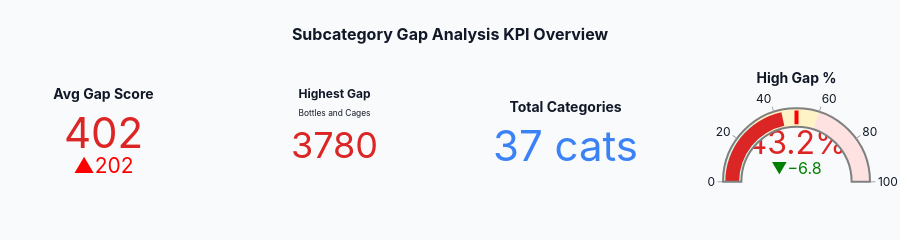

Notebook code cell kept with this figure:
### Markdown cell above
## Phase 5: Key Performance Indicators (Subcategory Level)

Calculate and display critical business metrics at subcategory level in a professional dashboard-style layout following industry best practices.

### Code cell
kpis = calculate_kpis(gap_summary)
kpi_fig = create_kpi_cards(kpis)
kpi_fig.update_layout(
    title=dict(text='<b>Subcategory Gap Analysis KPI Overview</b>')
)
kpi_fig.show()

print("\nKey Performance Indicators (Subcategory Level):")
print(f"  Average Gap Score: {kpis['avg_gap_score']}")
print(f"  Highest Gap Subcategory: {kpis['highest_gap_category']} ({kpis['highest_gap_value']})")
print(f"  Total Subcategories Analyzed: {kpis['total_categories']}")
print(f"  Subcategories with High/Critical Gap: {kpis['critical_high_count']} ({kpis['high_gap_pct']}%)")
print(f"  Total Supply: {kpis['total_supply']:,} units")
print(f"  Total Demand: {kpis['total_demand']:,} units")

print("\n\nTop 5 Categories by Number of Critical/High Gap Subcategories:")
critical_subcats = gap_summary[
    gap_summary['gap_status'].isin(['Critical Gap', 'High Gap'])
].groupby('parent_category').agg({
    'category': 'count',
    'gap_score': 'mean'
}).rename(columns={'category': 'critical_subcat_count', 'gap_score': 'avg_gap_score'})
critical_subcats = critical_subcats.sort_values('critical_subcat_count', ascending=False)
display(critical_subcats.head())

### Figure 1 — Plotly figure (JSON) as saved in the notebook; plotly's stock layout.template omitted (floating-point values rounded to 4 significant figures)
{"data": [{"delta": {"decreasing": {"color": "green"}, "increasing": {"color": "red"}, "reference": 200}, "domain": {"x": [0, 0.175], "y": [0, 1]}, "mode": "number+delta", "number": {"font": {"color": "#DC2626", "size": 42}, "suffix": ""}, "title": {"font": {"family": "Inter, -apple-system, BlinkMacSystemFont, \"Segoe UI\", Roboto, sans-serif", "size": 14}, "text": "<b>Avg Gap Score</b>"}, "type": "indicator", "value": 402.2}, {"domain": {"x": [0.275, 0.45], "y": [0, 1]}, "mode": "number", "number": {"font": {"color": "#DC2626", "size": 36}, "suffix": ""}, "title": {"font": {"family": "Inter, -apple-system, BlinkMacSystemFont, \"Segoe UI\", Roboto, sans-serif", "size": 12}, "text": "<b>Highest Gap</b><br><sub style='font-size:10px'>Bottles and Cages</sub>"}, "type": "indicator", "value": 3777.0}, {"domain": {"x": [0.55, 0.725], "y": [0, 1]}, "mode": "number", "number": {"font": {"color": "#3B82F6", "size": 42}, "suffix": " cats"}, "title": {"font": {"family": "Inter, -apple-system, BlinkMacSystemFont, \"Segoe UI\", Roboto, sans-serif", "size": 14}, "text": "<b>Total Categories</b>"}, "type": "indicator", "value": 37}, {"delta": {"decreasing": {"color": "green", "symbol": "▼"}, "increasing": {"color": "red", "symbol": "▲"}, "reference": 50}, "domain": {"x": [0.825, 1], "y": [0, 1]}, "gauge": {"axis": {"range": [0, 100], "tickcolor": "darkgray", "tickwidth": 1}, "bar": {"color": "#DC2626", "thickness": 0.75}, "bgcolor": "white", "bordercolor": "gray", "borderwidth": 2, "steps": [{"color": "#D1FAE5", "name": "Good", "range": [0, 30]}, {"color": "#FEF3C7", "name": "Warning", "range": [30, 60]}, {"color": "#FEE2E2", "name": "Critical", "range": [60, 100]}], "threshold": {"line": {"color": "red", "width": 4}, "thickness": 0.75, "value": 50}}, "mode": "gauge+number+delta", "number": {"font": {"color": "#DC2626", "size": 32}, "suffix": "%"}, "title": {"font": {"family": "Inter, -apple-system, BlinkMacSystemFont, \"Segoe UI\", Roboto, sans-serif", "size": 14}, "text": "<b>High Gap %</b>"}, "type": "indicator", "value": 43.2}], "layout": {"font": {"color": "#111827", "family": "Inter, -apple-system, BlinkMacSystemFont, \"Segoe UI\", Roboto, sans-serif", "size": 12}, "height": 220, "margin": {"b": 30, "l": 30, "r": 30, "t": 80}, "paper_bgcolor": "#F9FAFB", "plot_bgcolor": "#FFFFFF", "title": {"font": {"color": "#111827", "family": "Inter, -apple-system, BlinkMacSystemFont, \"Segoe UI\", Roboto, sans-serif", "size": 16}, "text": "<b>Subcategory Gap Analysis KPI Overview</b>", "x": 0.5, "xanchor": "center"}}}
